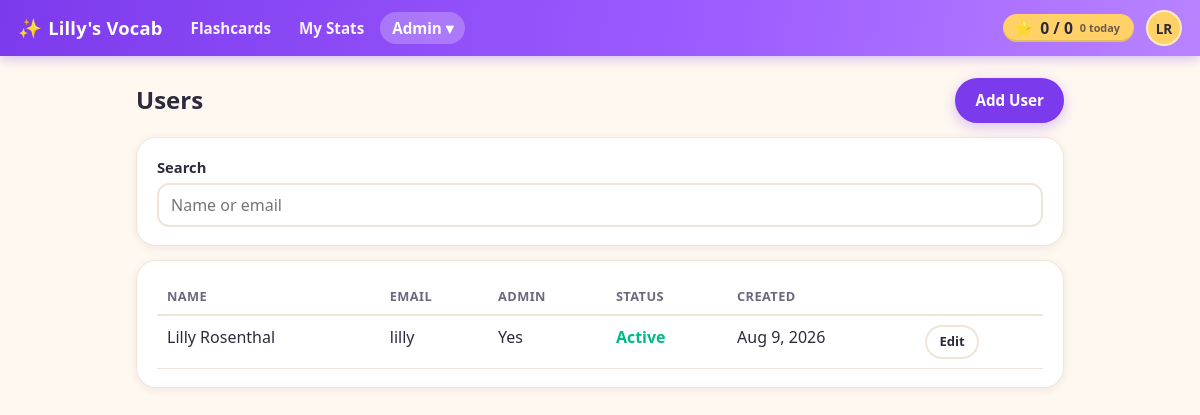
The page /admin/users.php (signed in) on the database its author committed.
### tables this page shows
CREATE TABLE settings (
  id INT AUTO_INCREMENT PRIMARY KEY,
  key_name VARCHAR(191) NOT NULL UNIQUE,
  value LONGTEXT NULL,
  updated_at DATETIME NOT NULL DEFAULT CURRENT_TIMESTAMP ON UPDATE CURRENT_TIMESTAMP
);

CREATE TABLE users (
  id INT AUTO_INCREMENT PRIMARY KEY,
  first_name VARCHAR(100) NOT NULL,
  last_name VARCHAR(100) NOT NULL,
  email VARCHAR(255) DEFAULT NULL UNIQUE,
  password_hash VARCHAR(255) NOT NULL DEFAULT '',
  is_admin TINYINT(1) NOT NULL DEFAULT 0 COMMENT 'App administrator',
  email_verify_token VARCHAR(64) DEFAULT NULL,
  email_verified_at DATETIME DEFAULT NULL,
  password_reset_token_hash CHAR(64) DEFAULT NULL,
  password_reset_expires_at DATETIME DEFAULT NULL,
  shuffle_seed INT UNSIGNED DEFAULT NULL COMMENT 'NULL = original order; set = per-user shuffled deck order',
  deck_position INT NOT NULL DEFAULT 0 COMMENT 'Resume point in the full deck (index of the next card)',
  created_at DATETIME NOT NULL DEFAULT CURRENT_TIMESTAMP
);

### partials.php (called while the page is built)
<?php
require_once __DIR__ . '/config.php';
require_once __DIR__ . '/settings.php';
require_once __DIR__ . '/lib/Application.php';
require_once __DIR__ . '/lib/ApplicationUI.php';
function h($s) {
    return htmlspecialchars($s ?? '', ENT_QUOTES, 'UTF-8');
}
function header_html(string $title): void {
    ApplicationUI::headerHtml($title);
}
function footer_html(): void {
    ApplicationUI::footerHtml();
}

### config.php (called while the page is built, shortened)
<?php
function pdo(): PDO {
    static $pdo = null;
    if ($pdo === null) {
        $dsn = 'mysql:host=' . DB_HOST . ';dbname=' . DB_NAME . ';charset=utf8mb4';
        $options = [
            PDO::ATTR_ERRMODE => PDO::ERRMODE_EXCEPTION,
            PDO::ATTR_DEFAULT_FETCH_MODE => PDO::FETCH_ASSOC,
            PDO::ATTR_EMULATE_PREPARES => false,
        ];
        $pdo = new PDO($dsn, DB_USER, DB_PASS, $options);
    }
    return $pdo;
}
function current_user(): ?array {
    require_once __DIR__ . '/lib/UserManagement.php';
    if (!empty($_SESSION['uid'])) {
        static $user = null;
        if ($user === null) {
            $user = UserManagement::findById((int)$_SESSION['uid']) ?: false;
        }
        return $user ?: null;
    }
    return null;
}
function require_admin(): void {
    $user = current_user();
}

### lib/UserManagement.php (called while the page is built, shortened)
<?php
require_once __DIR__ . '/../config.php';
require_once __DIR__ . '/../settings.php';
class UserManagement {
    private static function pdo(): PDO {
        return pdo();
    }
    public static function findById(int $id): ?array {
        $st = self::pdo()->prepare('SELECT * FROM users WHERE id=? LIMIT 1');
        $st->execute([$id]);
        $row = $st->fetch();
        return $row ?: null;
    }
    public static function listUsers(string $search = ''): array {
        $sql = 'SELECT id, first_name, last_name, email, is_admin, email_verified_at, created_at,
                       (password_hash <> \'\') AS has_password FROM users';
        $params = [];
        $sql .= ' ORDER BY last_name, first_name';
        $st = self::pdo()->prepare($sql);
        $st->execute($params);
        return $st->fetchAll();
    }
}

### settings.php (called while the page is built, shortened)
<?php
require_once __DIR__ . '/config.php';
class Settings {
    private static function pdo(): PDO {
        return pdo();
    }
    public static function get(string $key, string $default = ''): string {
        $st = self::pdo()->prepare('SELECT value FROM settings WHERE key_name = ? LIMIT 1');
        $st->execute([$key]);
        $row = $st->fetch();
        return $row ? (string)$row['value'] : $default;
    }
    public static function siteTitle(): string {
        return self::get('site_title', APP_NAME);
    }
}

### lib/FlashcardProgress.php (called while the page is built, shortened)
<?php
require_once __DIR__ . '/../config.php';
class FlashcardProgress {
    private static function pdo(): PDO {
        return pdo();
    }
    public static function getScoreSummary(int $userId): array {
        $pdo = self::pdo();
        $st = $pdo->prepare("SELECT COUNT(*) AS c FROM user_word_state WHERE user_id = ? AND last_mark = 'got_it'");
        $st->execute([$userId]);
        $mastered = (int)$st->fetch()['c'];
        $total = (int)$pdo->query('SELECT COUNT(*) AS c FROM words')->fetch()['c'];
        $st = $pdo->prepare('SELECT COUNT(*) AS c FROM word_review_events WHERE user_id = ? AND created_at >= CURDATE()');
        $st->execute([$userId]);
        $reviewedToday = (int)$st->fetch()['c'];
        return [
            'mastered' => $mastered,
            'total_words' => $total,
            'reviewed_today' => $reviewedToday,
        ];
    }
}

### admin/users.php (the view, shortened to what this page needs)
<?php
require_once __DIR__ . '/../partials.php';
require_once __DIR__ . '/../lib/UserManagement.php';
require_admin();
$search = trim($_GET['q'] ?? '');
$users = UserManagement::listUsers($search);
header_html('Users');
?>
<div class="page-head">
  <h2>Users</h2>
  <a class="button primary" href="/admin/user_add.php">Add User</a>
</div>
<div class="card">
  <form method="get" data-auto-submit class="stack">
    <label>Search
      <input type="text" name="q" value="<?=h($search)?>" placeholder="Name or email">
    </label>
  </form>
</div>
<?php if (empty($users)): ?>
  <p class="small">No users found.</p>
<?php else: ?>
  <div class="card">
    <table class="list">
      <thead>
        <tr>
          <th>Name</th>
          <th>Email</th>
          <th>Admin</th>
          <th>Status</th>
          <th>Created</th>
          <th></th>
        </tr>
      </thead>
      <tbody>
        <?php foreach ($users as $user): ?>
          <tr>
            <td><?= h(trim(($user['first_name'] ?? '') . ' ' . ($user['last_name'] ?? ''))) ?></td>
            <td><?= h($user['email'] ?? '') ?></td>
            <td><?= !empty($user['is_admin']) ? 'Yes' : 'No' ?></td>
            <td>
              <?php if (!empty($user['email_verified_at'])): ?>
                <span class="status-verified">Active</span>
              <?php else: ?>
                <span class="status-pending">Pending activation</span>
              <?php endif; ?>
            </td>
            <td><?= h(date('M j, Y', strtotime($user['created_at']))) ?></td>
            <td class="small">
              <a class="button small" href="/admin/user_edit.php?id=<?= (int)$user['id'] ?>">Edit</a>
            </td>
          </tr>
        <?php endforeach; ?>
      </tbody>
    </table>
  </div>
<?php endif; ?>
<?php footer_html(); ?>

### lib/ApplicationUI.php (shortened to what this page needs)
<?php
require_once __DIR__ . '/../config.php';
require_once __DIR__ . '/../settings.php';
require_once __DIR__ . '/FlashcardProgress.php';
class ApplicationUI {
    public static function staticResourceUrl(string $path): string {
        $filePath = __DIR__ . '/../' . ltrim($path, '/');
        $version = @filemtime($filePath);
        return $path . '?v=' . $version;
    }
    public static function cssLink(string $path): string {
        $url = self::staticResourceUrl($path);
        return '<link rel="stylesheet" href="' . htmlspecialchars($url, ENT_QUOTES, 'UTF-8') . '">';
    }
    public static function jsScript(string $path): string {
        $url = self::staticResourceUrl($path);
        return '<script src="' . htmlspecialchars($url, ENT_QUOTES, 'UTF-8') . '"></script>';
    }
    public static function scoreChipHtml(int $userId): string {
        $score = FlashcardProgress::getScoreSummary($userId);
        return '<a class="score-chip" id="score-chip" href="/progress/" title="Words you\'ve got — tap for stats">'
             . '<span class="score-star" aria-hidden="true">&#11088;</span>'
             . '<span class="score-numbers"><span id="score-mastered">' . number_format($score['mastered']) . '</span>'
             . ' / <span id="score-total">' . number_format($score['total_words']) . '</span></span>'
             . '<span class="score-today"><span id="score-today">' . number_format($score['reviewed_today']) . '</span> today</span>'
             . '</a>';
    }
    public static function headerHtml(string $title): void {
        $u = current_user();
        $script = $_SERVER['SCRIPT_NAME'] ?? '';
        $siteTitle = Settings::siteTitle();
        echo '<!doctype html><html><head><meta charset="utf-8"><meta name="viewport" content="width=device-width,initial-scale=1">';
        echo self::cssLink('/styles.css');
        echo '</head><body>';
        if ($u) {
            $navItems = [
                ['path' => '/review/', 'label' => 'Flashcards', 'prefixes' => ['/review/', '/index.php']],
                ['path' => '/progress/', 'label' => 'My Stats', 'prefixes' => ['/progress/']],
            ];
            echo '<header class="topbar">';
            echo '<a class="brand" href="/review/"><span class="brand-mark" aria-hidden="true">&#10024;</span> ' . h($siteTitle) . '</a>';
            echo '<nav class="topnav">';
            foreach ($navItems as $item) {
                $active = false;
                echo '<a href="' . h($item['path']) . '"' . ($active ? ' class="active"' : '') . '>' . h($item['label']) . '</a>';
            }
            if (!empty($u['is_admin'])) {
                $inAdmin = strpos($script, '/admin/') === 0;
                $adminItems = [
                    ['path' => '/admin/words.php', 'label' => 'Words'],
                    ['path' => '/admin/import/upload.php?flow=words', 'label' => 'Import Words'],
                    ['path' => '/admin/users.php', 'label' => 'Users'],
                    ['path' => '/admin/settings.php', 'label' => 'Settings'],
                    ['path' => '/admin/activity_log.php', 'label' => 'Activity Log'],
                    ['path' => '/admin/email_log.php', 'label' => 'Email Log'],
                ];
                $adminLinks = '';
                foreach ($adminItems as $item) {
                    $active = $inAdmin && basename(parse_url($item['path'], PHP_URL_PATH)) === basename($script);
                    $adminLinks .= '<a href="' . h($item['path']) . '" role="menuitem"' . ($active ? ' class="active"' : '') . '>' . h($item['label']) . '</a>';
                }
                echo '<span class="menu-wrap">'
                   . '<button type="button" id="adminToggle" class="topnav-toggle' . ($inAdmin ? ' active' : '') . '" aria-expanded="false" aria-controls="adminMenu">Admin &#9662;</button>'
                   . '<span id="adminMenu" class="popup-menu hidden" role="menu" aria-hidden="true">' . $adminLinks . '</span>'
                   . '</span>';
            }
            echo '</nav>';
            echo '<div class="topbar-right">';
            echo self::scoreChipHtml((int)$u['id']);
            $initials = strtoupper((string)substr((string)($u['first_name'] ?? ''), 0, 1) . (string)substr((string)($u['last_name'] ?? ''), 0, 1));
            $name = trim((string)($u['first_name'] ?? '') . ' ' . (string)($u['last_name'] ?? ''));
            echo '<span class="menu-wrap">'
               . '<button type="button" id="profileToggle" class="avatar" aria-expanded="false" aria-controls="profileMenu" title="' . h($name) . '" aria-label="Account menu for ' . h($name) . '">' . h($initials) . '</button>'
               . '<span id="profileMenu" class="popup-menu popup-menu-right hidden" role="menu" aria-hidden="true">'
               .   '<a href="/profile/change_password.php" role="menuitem">Change Password</a>'
               .   '<a href="/logout.php" role="menuitem">Logout</a>'
               . '</span>'
               . '</span>';
            echo '</div>';
            echo '</header>';
            echo '<div class="content"><main>';
        } else {
            echo '<header class="topbar"><a class="brand" href="/login.php"><span class="brand-mark" aria-hidden="true">&#10024;</span> ' . h($siteTitle) . '</a></header>';
            echo '<div class="content"><main>';
        }
    }
    public static function footerHtml(): void {
        echo '</main></div>' . self::jsScript('/main.js') . '</body></html>';
    }
}

### rows shown on the page
settings: value "Lilly's Vocab"
users: initials "LR", first_name+last_name "Lilly Rosenthal", email "lilly", is_admin "Yes", shows "Active", created_at "Aug 9, 2026"

### other values the page prints
$item['label'] "Flashcards"
$item['label'] "My Stats"
$score['mastered'] "0"
$score['total_words'] "0"
$score['reviewed_today'] "0"
